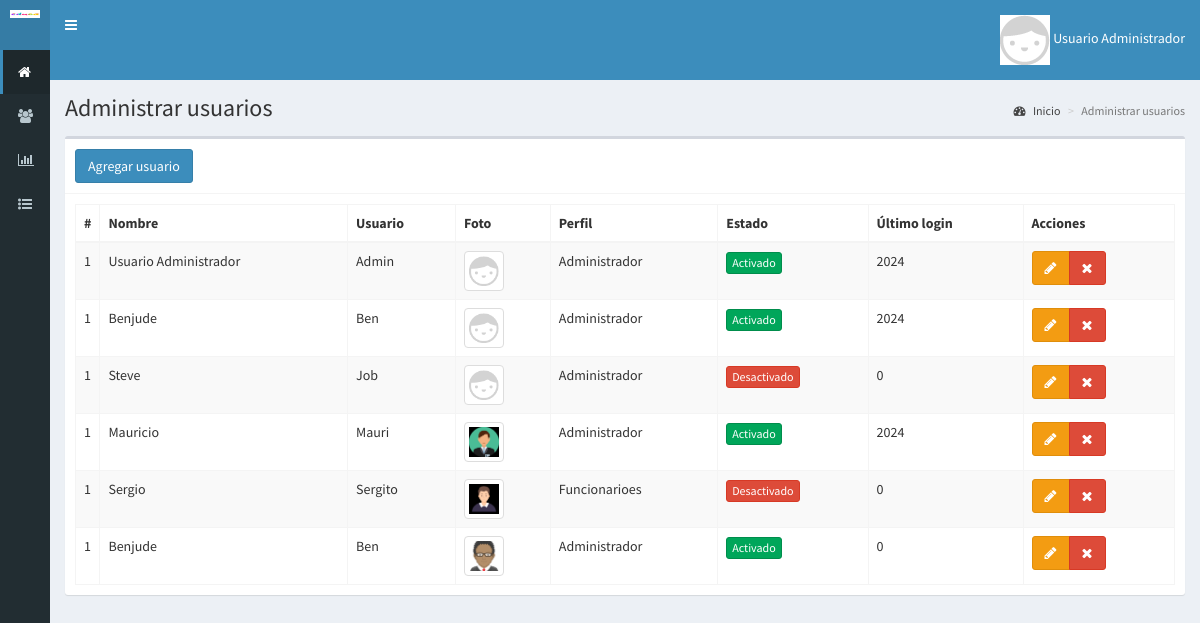
/usuarios (signed in), run on the app's committed database.
### tables this page shows
CREATE TABLE `usuarios` (
  `id` int(11) NOT NULL,
  `idUsuario` int(11) NOT NULL,
  `nombre` text NOT NULL,
  `usuario` text NOT NULL,
  `password` text NOT NULL,
  `perfil` text NOT NULL,
  `foto` text NOT NULL,
  `estado` int(11) NOT NULL,
  `ultimo_login` int(11) NOT NULL,
  `fecha` timestamp NOT NULL DEFAULT current_timestamp() ON UPDATE current_timestamp()
);

### controladores/Plantilla.php (called while the page is built)
<?php
class  Plantilla{
   static public function ctrPlantilla(){
        include "vistas/plantilla.php";
}
}

### index.php (called while the page is built, shortened)
<?php
require_once "controladores/Plantilla.php";
require_once "controladores/Usuarios.php";
require_once "modelos/usuarios.php";
$plantilla = new Plantilla();
$plantilla->ctrPlantilla();

### controladores/Usuarios.php (called while the page is built, shortened)
<?php
class Usuarios{
	static public function ctrMostrarUsuarios($item, $valor){
		$tabla = "usuarios";
		$respuesta = ModeloUsuarios::MdlMostrarUsuarios($tabla, $item, $valor);
		return $respuesta;
	}
}

### modelos/conexion.php (called while the page is built)
<?php
Class Conexion{
   static  public function conectar(){
        $link = new PDO("mysql:host=localhost;dbname=smd_db", "root", "");
        $link->exec("set names utf8");
        return $link;
         }
}

### modelos/usuarios.php (called while the page is built, shortened)
<?php
require_once "conexion.php";
class ModeloUsuarios{
	static public function mdlMostrarUsuarios($tabla, $item, $valor){
		if($item != null){
			$stmt = Conexion::conectar()->prepare("SELECT * FROM $tabla WHERE $item = :$item");
			$stmt -> bindParam(":".$item, $valor, PDO::PARAM_STR);
			$stmt -> execute();
			return $stmt -> fetch();
		}else{
			$stmt = Conexion::conectar()->prepare("SELECT * FROM $tabla");
			$stmt -> execute();
			return $stmt -> fetchAll();
		}
	}
}

### vistas/modulos/usuarios.php (the view, shortened to what this page needs)
<div class="content-wrapper">
  <section class="content-header">
    <h1>
      Administrar usuarios
    </h1>
    <ol class="breadcrumb">
      <li><a href="inicio"><i class="fa fa-dashboard"></i> Inicio</a></li>
      <li class="active">Administrar usuarios</li>
    </ol>
  </section>
  <section class="content">
    <div class="box">
      <div class="box-header with-border">
        <button class="btn btn-primary" data-toggle="modal" data-target="#modalAgregarUsuario">
          Agregar usuario
        </button>
      </div>
      <div class="box-body">
       <table class="table table-bordered table-striped dt-responsive tablas" width="100%">
        <thead>
         <tr>
           <th style="width:10px">#</th>
           <th>Nombre</th>
           <th>Usuario</th>
           <th>Foto</th>
           <th>Perfil</th>
           <th>Estado</th>
           <th>Último login</th>
           <th>Acciones</th>
         </tr>
        </thead>
        <tbody>
        <?php
        $item = null;
        $valor = null;
        $usuarios = Usuarios::ctrMostrarUsuarios($item, $valor);
       foreach ($usuarios as $key => $value){
          echo ' <tr>
                  <td>1</td>
                  <td>'.$value["nombre"].'</td>
                  <td>'.$value["usuario"].'</td>';
                  if($value["foto"] != ""){
                    echo '<td><img src="'.$value["foto"].'" class="img-thumbnail" width="40px"></td>';
                  }else{
                    echo '<td><img src="vistas/img/usuarios/default/anonymous.png" class="img-thumbnail" width="40px"></td>';
                  }
                  echo '<td>'.$value["perfil"].'</td>';
                  if($value["estado"] != 0){
                    echo '<td><button class="btn btn-success btn-xs btnActivar" idUsuario="'.$value["id"].'" estadoUsuario="0">Activado</button></td>';
                  }else{
                    echo '<td><button class="btn btn-danger btn-xs btnActivar" idUsuario="'.$value["id"].'" estadoUsuario="1">Desactivado</button></td>';
                  }
                  echo '<td>'.$value["ultimo_login"].'</td>
                  <td>
                    <div class="btn-group">
                      <button class="btn btn-warning btnEditarUsuario" idUsuario="'.$value["id"].'" data-toggle="modal" data-target="#modalEditarUsuario"><i class="fa fa-pencil"></i></button>
                      <button class="btn btn-danger btnEliminarUsuario" idUsuario="'.$value["id"].'" fotoUsuario="'.$value["foto"].'" usuario="'.$value["usuario"].'"><i class="fa fa-times"></i></button>
                    </div>
                  </td>
                </tr>';
        }
        ?>
        </tbody>
       </table>
      </div>
    </div>
  </section>
</div>

### vistas/plantilla.php (shortened to what this page needs)
<!DOCTYPE html>
<html>
<head>
  <link rel="stylesheet" href="vistas/bower_components/bootstrap/dist/css/bootstrap.min.css">
  <link rel="stylesheet" href="vistas/bower_components/font-awesome/css/font-awesome.min.css">
  <link rel="stylesheet" href="vistas/bower_components/Ionicons/css/ionicons.min.css">
  <link rel="stylesheet" href="vistas/dist/css/AdminLTE.css">
  <link rel="stylesheet" href="vistas/dist/css/skins/_all-skins.min.css">
    <link rel="stylesheet" href="vistas/bower_components/datatables.net-bs/css/dataTables.bootstrap.min.css">
    <link rel="stylesheet" href="vistas/bower_components/datatables.net-bs/css/responsive.bootstrap.min.css">
</head>
<body class="hold-transition skin-blue sidebar-collapse sidebar-mini login-page">
  <?php
  if(isset($_SESSION["iniciarSesion"]) && $_SESSION["iniciarSesion"] == "ok"){
   echo '<div class="wrapper">';
    include "modulos/cabezote.php";
    include "modulos/menus.php";
    if(isset($_GET["ruta"])){
      if($_GET["ruta"] == "inicio" ||
         $_GET["ruta"] == "usuarios" ||
         $_GET["ruta"] == "educa" ||
         $_GET["ruta"] == "categorias" ||
         $_GET["ruta"] == "liceos" ||
         $_GET["ruta"] == "escuelas" ||
         $_GET["ruta"] == "dem"   ||
         $_GET["ruta"] == "salir"){
        include "modulos/".$_GET["ruta"].".php";
      }else{
        include "modulos/404.php";
      }
    }else{
      include "modulos/inicio.php";
    }
    echo '</div>';
  }else{
    include "modulos/login.php";
  }
  ?>
</body>
</html>

### vistas/modulos/cabezote.php (shortened to what this page needs)
<header class="main-header">
   <a href="inicio" class="logo">
   <span class="logo-mini">
    <img src="vistas/img/plantilla/educa.png" class="img-responsive"  style="padding:10px" alt="">
   </span>
   </a>
   <nav class="navbar navbar-static-stop" role="navigation">
   <a href="#" class="sidebar-toggle" data-toggle="push-menu" role="button">
   </a>
     <div class="navbar-custom-menu">
        <ul class=" nav navbar-nav">
            <li class="dropdown user user -menu">
            <a href="#" class="dropdown-toggle" data-toggle="dropdown">
            <?php
					if($_SESSION["foto"] != ""){
						echo '<img src="'.$_SESSION["foto"].'" class="user-image">';
					}else{
						echo '<img src="vistas/img/usuarios/default/anonymous.png" class="user-image">';
					}
					?>
            <span class="hidden-xs"><?php echo $_SESSION["nombre"] ?></span>
            </a>
            </li>
        </ul>
     </div>
   </nav>
</header>

### vistas/modulos/menus.php (shortened to what this page needs)
<aside class="main-sidebar">
<section class="sidebar">
<ul class="sidebar-menu">
<li class="active">
<a href="inicio">
<i class="fa fa-home"></i>
</a>
</li>
<li class="usuarios">
<a href="usuarios">
<i class="fa fa-users"></i>
</a>
</li>
<li class="educa">
<a href="educa">
<i class="fa  fa-bar-chart"></i>
</a>
</li>
<li class="treeview">
<a href="#">
<i class="fa fa-list-ul"></i>
</a>
</li>
</ul>
</section>
</aside>

### data on the page
usuarios: nombre "Usuario Administrador", usuario "Admin", perfil "Administrador", ultimo_login "2024"
usuarios: nombre "Benjude", usuario "Ben", perfil "Administrador", ultimo_login "2024"
usuarios: nombre "Steve", usuario "Job", perfil "Administrador", ultimo_login "0"
usuarios: nombre "Mauricio", usuario "Mauri", foto (picture), perfil "Administrador", ultimo_login "2024"
usuarios: nombre "Sergio", usuario "Sergito", foto (picture), perfil "Funcionarioes", ultimo_login "0"
usuarios: nombre "Benjude", usuario "Ben", foto (picture), perfil "Administrador", ultimo_login "0"

### other printed values
$_SESSION["nombre"] "Usuario Administrador"
